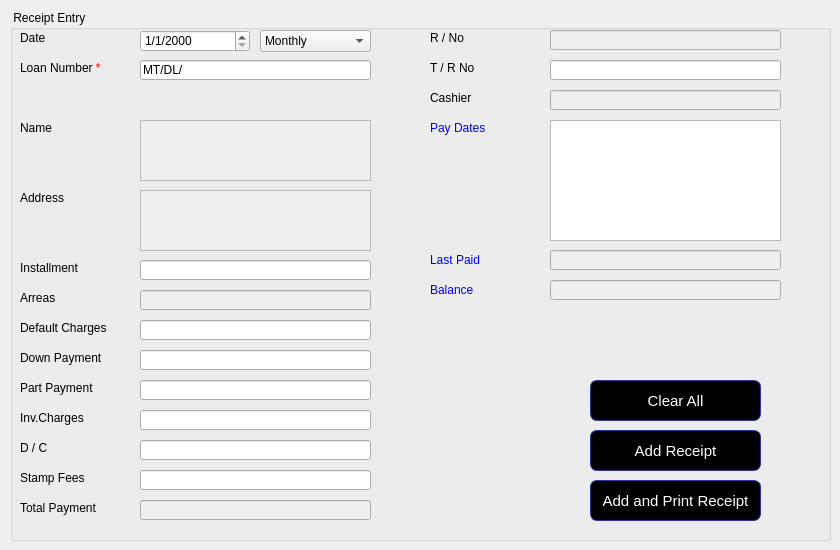
      <widget class="QWidget" name="tab_20">
       <attribute name="title">
        <string>Receipt</string>
       </attribute>
       <widget class="QGroupBox" name="groupBox_13">
        <property name="geometry">
         <rect>
          <x>10</x>
          <y>10</y>
          <width>821</width>
          <height>531</height>
         </rect>
        </property>
        <property name="title">
         <string> Receipt Entry</string>
        </property>
        <widget class="QLabel" name="label_64">
         <property name="geometry">
          <rect>
           <x>10</x>
           <y>20</y>
           <width>81</width>
           <height>16</height>
          </rect>
         </property>
         <property name="text">
          <string>Date</string>
         </property>
        </widget>
        <widget class="QLabel" name="label_65">
         <property name="geometry">
          <rect>
           <x>10</x>
           <y>110</y>
           <width>81</width>
           <height>16</height>
          </rect>
         </property>
         <property name="text">
          <string>Name</string>
         </property>
        </widget>
        <widget class="QLabel" name="label_66">
         <property name="geometry">
          <rect>
           <x>10</x>
           <y>180</y>
           <width>81</width>
           <height>16</height>
          </rect>
         </property>
         <property name="text">
          <string>Address</string>
         </property>
        </widget>
        <widget class="QLabel" name="label_67">
         <property name="geometry">
          <rect>
           <x>10</x>
           <y>250</y>
           <width>81</width>
           <height>16</height>
          </rect>
         </property>
         <property name="text">
          <string>Installment</string>
         </property>
        </widget>
        <widget class="QLineEdit" name="lineEdit_54">
         <property name="enabled">
          <bool>true</bool>
         </property>
         <property name="geometry">
          <rect>
           <x>130</x>
           <y>250</y>
           <width>231</width>
           <height>20</height>
          </rect>
         </property>
         <property name="text">
          <string/>
         </property>
        </widget>
        <widget class="QLabel" name="label_68">
         <property name="geometry">
          <rect>
           <x>10</x>
           <y>280</y>
           <width>81</width>
           <height>16</height>
          </rect>
         </property>
         <property name="text">
          <string>Arreas</string>
         </property>
        </widget>
        <widget class="QLineEdit" name="lineEdit_55">
         <property name="enabled">
          <bool>false</bool>
         </property>
         <property name="geometry">
          <rect>
           <x>130</x>
           <y>280</y>
           <width>231</width>
           <height>20</height>
          </rect>
         </property>
         <property name="text">
          <string/>
         </property>
        </widget>
        <widget class="QLabel" name="label_69">
         <property name="geometry">
          <rect>
           <x>10</x>
           <y>310</y>
           <width>111</width>
           <height>16</height>
          </rect>
         </property>
         <property name="text">
          <string>Default Charges</string>
         </property>
        </widget>
        <widget class="QLineEdit" name="lineEdit_56">
         <property name="geometry">
          <rect>
           <x>130</x>
           <y>310</y>
           <width>231</width>
           <height>20</height>
          </rect>
         </property>
         <property name="text">
          <string/>
         </property>
        </widget>
        <widget class="QLabel" name="label_70">
         <property name="geometry">
          <rect>
           <x>10</x>
           <y>340</y>
           <width>101</width>
           <height>16</height>
          </rect>
         </property>
         <property name="text">
          <string>Down Payment</string>
         </property>
        </widget>
        <widget class="QLineEdit" name="lineEdit_57">
         <property name="geometry">
          <rect>
           <x>130</x>
           <y>340</y>
           <width>231</width>
           <height>20</height>
          </rect>
         </property>
         <property name="text">
          <string/>
         </property>
        </widget>
        <widget class="QLabel" name="label_71">
         <property name="geometry">
          <rect>
           <x>10</x>
           <y>400</y>
           <width>81</width>
           <height>16</height>
          </rect>
         </property>
         <property name="text">
          <string>Inv.Charges</string>
         </property>
        </widget>
        <widget class="QLineEdit" name="lineEdit_58">
         <property name="geometry">
          <rect>
           <x>130</x>
           <y>400</y>
           <width>231</width>
           <height>20</height>
          </rect>
         </property>
         <property name="text">
          <string/>
         </property>
        </widget>
        <widget class="QLabel" name="label_72">
         <property name="geometry">
          <rect>
           <x>10</x>
           <y>430</y>
           <width>81</width>
           <height>16</height>
          </rect>
         </property>
         <property name="text">
          <string>D / C</string>
         </property>
        </widget>
        <widget class="QLineEdit" name="lineEdit_59">
         <property name="geometry">
          <rect>
           <x>130</x>
           <y>430</y>
           <width>231</width>
           <height>20</height>
          </rect>
         </property>
         <property name="text">
          <string/>
         </property>
        </widget>
        <widget class="QLabel" name="label_73">
         <property name="geometry">
          <rect>
           <x>10</x>
           <y>490</y>
           <width>101</width>
           <height>16</height>
          </rect>
         </property>
         <property name="text">
          <string>Total Payment</string>
         </property>
        </widget>
        <widget class="QLineEdit" name="lineEdit_60">
         <property name="enabled">
          <bool>false</bool>
         </property>
         <property name="geometry">
          <rect>
           <x>130</x>
           <y>490</y>
           <width>231</width>
           <height>20</height>
          </rect>
         </property>
         <property name="text">
          <string/>
         </property>
        </widget>
        <widget class="QLabel" name="label_74">
         <property name="geometry">
          <rect>
           <x>10</x>
           <y>460</y>
           <width>81</width>
           <height>16</height>
          </rect>
         </property>
         <property name="text">
          <string>Stamp Fees</string>
         </property>
        </widget>
        <widget class="QLineEdit" name="lineEdit_61">
         <property name="geometry">
          <rect>
           <x>130</x>
           <y>460</y>
           <width>231</width>
           <height>20</height>
          </rect>
         </property>
         <property name="text">
          <string/>
         </property>
        </widget>
        <widget class="QLabel" name="label_75">
         <property name="geometry">
          <rect>
           <x>420</x>
           <y>50</y>
           <width>81</width>
           <height>16</height>
          </rect>
         </property>
         <property name="text">
          <string>T / R No</string>
         </property>
        </widget>
        <widget class="QLineEdit" name="lineEdit_62">
         <property name="geometry">
          <rect>
           <x>540</x>
           <y>50</y>
           <width>231</width>
           <height>20</height>
          </rect>
         </property>
         <property name="text">
          <string/>
         </property>
        </widget>
        <widget class="QLabel" name="label_76">
         <property name="geometry">
          <rect>
           <x>420</x>
           <y>20</y>
           <width>81</width>
           <height>16</height>
          </rect>
         </property>
         <property name="text">
          <string>R / No</string>
         </property>
        </widget>
        <widget class="QLineEdit" name="lineEdit_63">
         <property name="enabled">
          <bool>false</bool>
         </property>
         <property name="geometry">
          <rect>
           <x>540</x>
           <y>20</y>
           <width>231</width>
           <height>20</height>
          </rect>
         </property>
         <property name="text">
          <string/>
         </property>
        </widget>
        <widget class="QLabel" name="label_77">
         <property name="geometry">
          <rect>
           <x>10</x>
           <y>50</y>
           <width>91</width>
           <height>16</height>
          </rect>
         </property>
         <property name="text">
          <string>Loan Number &lt;span style=&quot;color: red&quot;&gt;*&lt;/span&gt;</string>
         </property>
        </widget>
        <widget class="QLineEdit" name="lineEdit_64">
         <property name="geometry">
          <rect>
           <x>130</x>
           <y>50</y>
           <width>231</width>
           <height>20</height>
          </rect>
         </property>
         <property name="text">
          <string>MT/DL/</string>
         </property>
        </widget>
        <widget class="QPlainTextEdit" name="plainTextEdit_12">
         <property name="enabled">
          <bool>false</bool>
         </property>
         <property name="geometry">
          <rect>
           <x>130</x>
           <y>110</y>
           <width>231</width>
           <height>61</height>
          </rect>
         </property>
         <property name="plainText">
          <string/>
         </property>
        </widget>
        <widget class="QPlainTextEdit" name="plainTextEdit_13">
         <property name="enabled">
          <bool>false</bool>
         </property>
         <property name="geometry">
          <rect>
           <x>130</x>
           <y>180</y>
           <width>231</width>
           <height>61</height>
          </rect>
         </property>
         <property name="plainText">
          <string/>
         </property>
        </widget>
        <widget class="QLabel" name="label_78">
         <property name="geometry">
          <rect>
           <x>420</x>
           <y>80</y>
           <width>81</width>
           <height>16</height>
          </rect>
         </property>
         <property name="text">
          <string>Cashier</string>
         </property>
        </widget>
        <widget class="QLineEdit" name="lineEdit_65">
         <property name="enabled">
          <bool>false</bool>
         </property>
         <property name="geometry">
          <rect>
           <x>540</x>
           <y>80</y>
           <width>231</width>
           <height>20</height>
          </rect>
         </property>
         <property name="text">
          <string/>
         </property>
        </widget>
        <widget class="QPushButton" name="pushButton_11">
         <property name="geometry">
          <rect>
           <x>580</x>
           <y>470</y>
           <width>171</width>
           <height>41</height>
          </rect>
         </property>
         <property name="styleSheet">
          <string notr="true">QPushButton:hover {
color: black;
background-color: grey;
border-width: 1px;
border-color: #339;
border-style: solid;
border-radius: 7;
padding: 3px;
font-size: 15px;
padding-left: 5px;
padding-right: 5px;
}
QPushButton {
color: white;
background-color: QLinearGradient( );
border-width: 1px;
border-color: #339;
border-style: solid;
border-radius: 7;
padding: 3px;
font-size: 15px;
padding-left: 5px;
padding-right: 5px;

}
</string>
         </property>
         <property name="text">
          <string>Add and Print Receipt</string>
         </property>
        </widget>
        <widget class="QDateEdit" name="dateEdit_19">
         <property name="geometry">
          <rect>
           <x>130</x>
           <y>20</y>
           <width>110</width>
           <height>22</height>
          </rect>
         </property>
         <property name="displayFormat">
          <string>d/M/yyyy</string>
         </property>
        </widget>
        <widget class="QPushButton" name="pushButton_39">
         <property name="geometry">
          <rect>
           <x>580</x>
           <y>420</y>
           <width>171</width>
           <height>41</height>
          </rect>
         </property>
         <property name="styleSheet">
          <string notr="true">QPushButton:hover {
color: black;
background-color: grey;
border-width: 1px;
border-color: #339;
border-style: solid;
border-radius: 7;
padding: 3px;
font-size: 15px;
padding-left: 5px;
padding-right: 5px;
}
QPushButton {
color: white;
background-color: QLinearGradient( );
border-width: 1px;
border-color: #339;
border-style: solid;
border-radius: 7;
padding: 3px;
font-size: 15px;
padding-left: 5px;
padding-right: 5px;

}</string>
         </property>
         <property name="text">
          <string>Add Receipt</string>
         </property>
        </widget>
        <widget class="QLabel" name="label_35">
         <property name="geometry">
          <rect>
           <x>530</x>
           <y>320</y>
           <width>271</width>
           <height>31</height>
          </rect>
         </property>
         <property name="styleSheet">
          <string notr="true">color:red;</string>
         </property>
         <property name="text">
          <string/>
         </property>
        </widget>
        <widget class="QLabel" name="label_36">
         <property name="geometry">
          <rect>
           <x>110</x>
           <y>80</y>
           <width>271</width>
           <height>21</height>
          </rect>
         </property>
         <property name="styleSheet">
          <string notr="true">color:red;</string>
         </property>
         <property name="text">
          <string/>
         </property>
        </widget>
        <widget class="QComboBox" name="comboBox_17">
         <property name="geometry">
          <rect>
           <x>250</x>
           <y>20</y>
           <width>111</width>
           <height>22</height>
          </rect>
         </property>
         <item>
          <property name="text">
           <string>Monthly</string>
          </property>
         </item>
         <item>
          <property name="text">
           <string>Weekly</string>
          </property>
         </item>
         <item>
          <property name="text">
           <string>Daily</string>
          </property>
         </item>
        </widget>
        <widget class="QPushButton" name="pushButton_61">
         <property name="geometry">
          <rect>
           <x>580</x>
           <y>370</y>
           <width>171</width>
           <height>41</height>
          </rect>
         </property>
         <property name="styleSheet">
          <string notr="true">QPushButton {
color: white;
background-color: QLinearGradient( );
border-width: 1px;
border-color: #339;
border-style: solid;
border-radius: 7;
padding: 3px;
font-size: 15px;
padding-left: 5px;
padding-right: 5px;

}
QPushButton:hover {
color: black;
background-color: grey;
border-width: 1px;
border-color: #339;
border-style: solid;
border-radius: 7;
padding: 3px;
font-size: 15px;
padding-left: 5px;
padding-right: 5px;
}</string>
         </property>
         <property name="text">
          <string>Clear All</string>
         </property>
        </widget>
        <widget class="QLabel" name="label_96">
         <property name="geometry">
          <rect>
           <x>80</x>
           <y>490</y>
           <width>271</width>
           <height>31</height>
          </rect>
         </property>
         <property name="styleSheet">
          <string notr="true">color:red;</string>
         </property>
         <property name="text">
          <string/>
         </property>
        </widget>
        <widget class="QLabel" name="label_150">
         <property name="geometry">
          <rect>
           <x>10</x>
           <y>370</y>
           <width>101</width>
           <height>16</height>
          </rect>
         </property>
         <property name="text">
          <string>Part Payment</string>
         </property>
        </widget>
        <widget class="QLineEdit" name="lineEdit_75">
         <property name="geometry">
          <rect>
           <x>130</x>
           <y>370</y>
           <width>231</width>
           <height>20</height>
          </rect>
         </property>
         <property name="text">
          <string/>
         </property>
        </widget>
        <widget class="QLabel" name="label_152">
         <property name="geometry">
          <rect>
           <x>420</x>
           <y>240</y>
           <width>111</width>
           <height>20</height>
          </rect>
         </property>
         <property name="styleSheet">
          <string notr="true">color:Blue</string>
         </property>
         <property name="text">
          <string>Last Paid</string>
         </property>
        </widget>
        <widget class="QListWidget" name="listWidget">
         <property name="geometry">
          <rect>
           <x>540</x>
           <y>110</y>
           <width>231</width>
           <height>121</height>
          </rect>
         </property>
        </widget>
        <widget class="QLabel" name="label_156">
         <property name="geometry">
          <rect>
           <x>420</x>
           <y>110</y>
           <width>81</width>
           <height>16</height>
          </rect>
         </property>
         <property name="styleSheet">
          <string notr="true">color :blue</string>
         </property>
         <property name="text">
          <string>Pay Dates</string>
         </property>
        </widget>
        <widget class="QLabel" name="label_157">
         <property name="geometry">
          <rect>
           <x>420</x>
           <y>270</y>
           <width>111</width>
           <height>20</height>
          </rect>
         </property>
         <property name="styleSheet">
          <string notr="true">color:Blue</string>
         </property>
         <property name="text">
          <string>Balance</string>
         </property>
        </widget>
        <widget class="QLabel" name="label_158">
         <property name="geometry">
          <rect>
           <x>540</x>
           <y>270</y>
           <width>231</width>
           <height>21</height>
          </rect>
         </property>
         <property name="styleSheet">
          <string notr="true">color:red</string>
         </property>
         <property name="text">
          <string/>
         </property>
        </widget>
        <widget class="QLineEdit" name="lineEdit_80">
         <property name="enabled">
          <bool>false</bool>
         </property>
         <property name="geometry">
          <rect>
           <x>540</x>
           <y>240</y>
           <width>231</width>
           <height>20</height>
          </rect>
         </property>
         <property name="text">
          <string/>
         </property>
        </widget>
        <widget class="QLineEdit" name="lineEdit_81">
         <property name="enabled">
          <bool>false</bool>
         </property>
         <property name="geometry">
          <rect>
           <x>540</x>
           <y>270</y>
           <width>231</width>
           <height>20</height>
          </rect>
         </property>
         <property name="text">
          <string/>
         </property>
        </widget>
       </widget>
      </widget>
